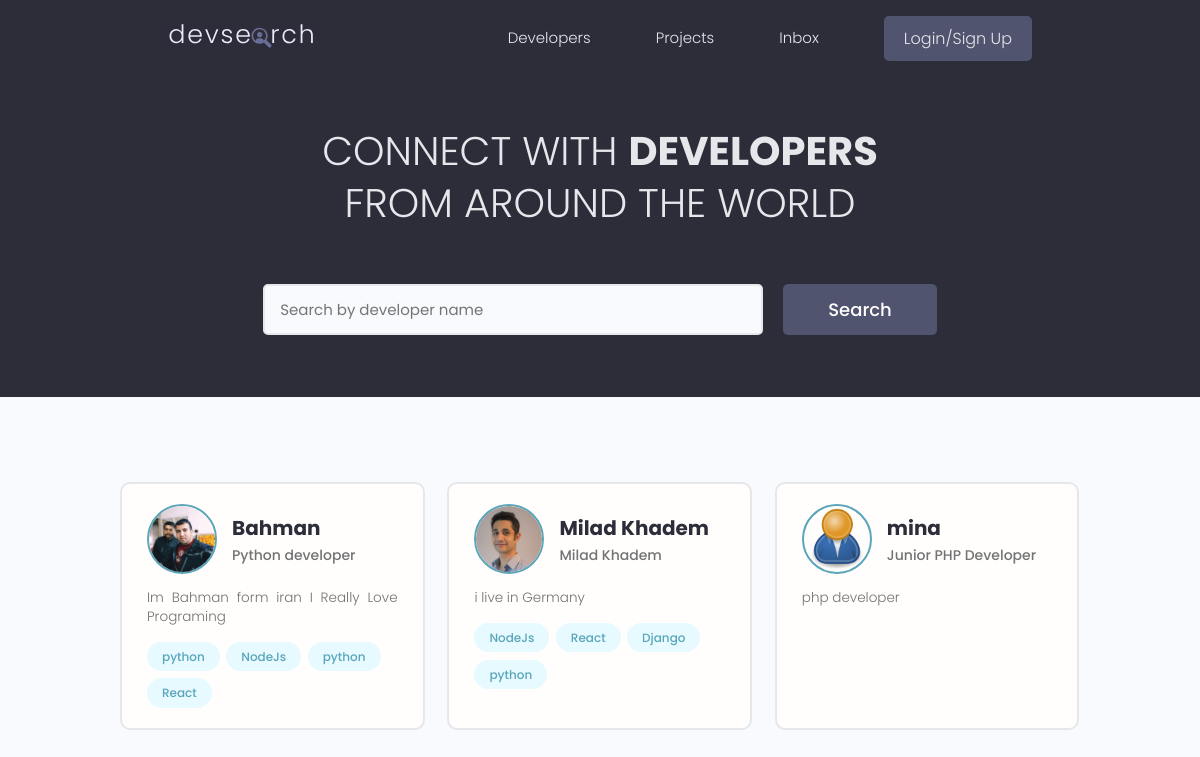
/, run on an earlier commit of the app's database.
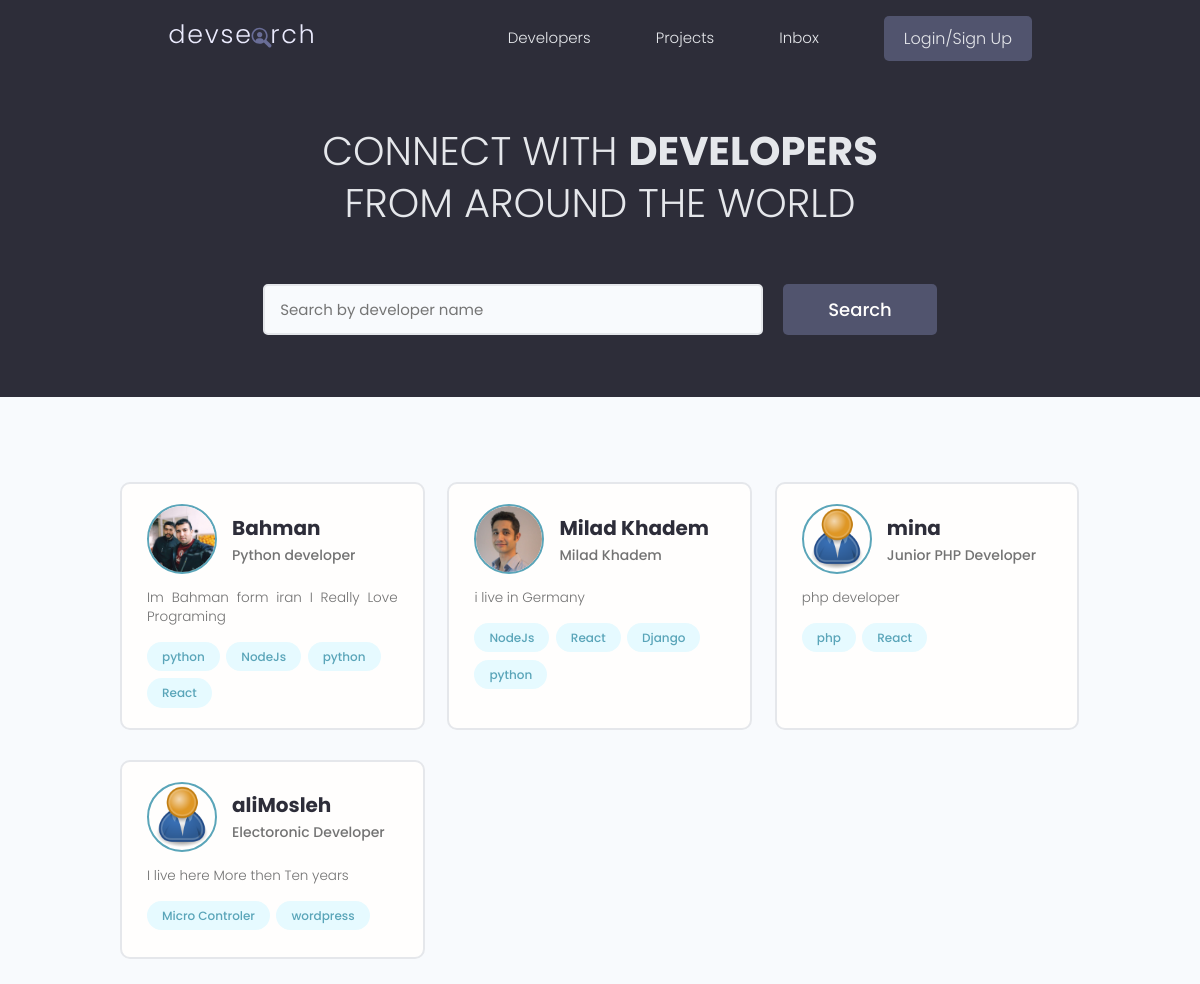
And on a later commit of the database.
### dev_users/models.py (models this page shows, shortened)
class Profile(models.Model):
    user = models.OneToOneField(User,on_delete=models.CASCADE,null=True,blank=True,verbose_name='یوزر')
    name = models.CharField(max_length=200,null=True,blank=True,verbose_name='نام')
    email = models.EmailField(max_length=500,null=True,blank=True,verbose_name='ایمیل')
    short_bio = models.CharField(max_length=200,null=True,blank=True,verbose_name='معرفی کوتاه')
    username = models.CharField(max_length=200,null=True,blank=True,verbose_name='نام کاربری ')
    bio = models.TextField(null=True,blank=True,verbose_name='بیوگرافی')
    location = models.CharField(max_length=200,null=True,blank=True,verbose_name='محل زندگی')
    profile_image = models.ImageField(null=True,blank=True,upload_to='profiles/',default="profiles/user-default.png",verbose_name='عکس پروفایل')
    social_github = models.CharField(max_length=200,null=True,blank=True,verbose_name='گیت هاب')
    social_twitter = models.CharField(max_length=200,null=True,blank=True,verbose_name='توئیتر')
    social_linkedin = models.CharField(max_length=200,null=True,blank=True,verbose_name='لینکدین')
    social_website = models.CharField(max_length=200,null=True,blank=True,verbose_name='وب سایت')
    created = models.DateTimeField(auto_now_add=True, verbose_name='تاریخ ایجاد')
    id = models.UUIDField(default=uuid.uuid4, unique=True, primary_key=True, editable=False)
    class Meta:
        verbose_name = 'یوزر'
        verbose_name_plural = 'پروفایل'
        ordering = ['created']
    @property
    def imageURL(self):
        try:
            url = self.profile_image.url
        except:
            url = ''
        return url

class Skill(models.Model):
    owner = models.ForeignKey(Profile,on_delete=models.CASCADE,null=True,blank=True,verbose_name='یوز مربوط ')
    name = models.CharField(max_length=200,null=True,blank=True,verbose_name='نام مهارت ')
    description =models.TextField(null=True,blank=True,verbose_name='توضیحات ')
    created = models.DateTimeField(auto_now_add=True,verbose_name='تاریخ ایجاد ')
    id = models.UUIDField(default=uuid.uuid4,unique=True,primary_key=True,editable=False)
    def __str__(self):
        return str(self.name)
    class Meta:
        verbose_name = 'مهارت'
        verbose_name_plural = 'مهارت ها'

### dev_users/views.py (the view)
# urls.py: path('',views.profiles, name ="profiles"),
def profiles(request):
    profiles,search_query= profileSearch(request)
    custom_range,profiles = profilePaginator(request,profiles,12)
    context = {
        'profiles': profiles,
        'search_query':search_query,
        'custom_range':custom_range,
    }
    return render(request, 'Users/All-profiles.html', context)

### dev_users/utils.py (called while the page is built)
def profilePaginator(request,profiles,results):
    page = request.GET.get('page')
    paginator = Paginator(profiles,results)
    try:
        profiles = paginator.page(page)
    except PageNotAnInteger:
        page = 1
        profiles = paginator.page(page)
    except EmptyPage:
        page = paginator.num_pages
        profiles = paginator.page(page)
    leftIndex=(int(page) - 1)
    if leftIndex < 1 :
        leftIndex = 1
    rightIndex =(int(page) + 3)
    if rightIndex > paginator.num_pages:
        rightIndex = paginator.num_pages + 1
    custom_range = range(leftIndex,rightIndex)
    return custom_range,profiles

def profileSearch(request):
    search_query = ''
    if request.GET.get('search_query'):
        search_query = request.GET.get('search_query')
    skills = Skill.objects.filter(name__icontains=search_query)
    profiles = Profile.objects.distinct().filter(
        Q(name__icontains=search_query)|
        Q(short_bio__icontains=search_query)|
        Q(bio__icontains=search_query)|
        Q(skill__in=skills)
    )
    return profiles,search_query

### dev_users/templates/Users/All-profiles.html (shortened to what this page needs)
{% extends 'Shared/main.html' %}
{% block content %}
    <main class="home">
        <section class="hero-section text-center">
            <div class="container container--narrow">
                <div class="hero-section__box">
                    <h2>CONNECT WITH <span>DEVELOPERS</span></h2>
                    <h2>FROM AROUND THE WORLD</h2>
                </div>
                <div class="hero-section__search">
                    <form class="form" action="{% url 'profiles' %}" method="get">
                        <div class="form__field">
                            <input class="input input--text" id="formInput#search" type="text" name="search_query"
                                   value="{{ search_query }}"
                                   placeholder="Search by developer name"/>
                        </div>
                        <input class="btn btn--sub btn--lg" type="submit" value="Search"/>
                    </form>
                </div>
            </div>
        </section>
        {% if profiles %}
            <section class="devlist">
                <div class="container">
                    <div class="grid grid--three">
                        {% for profile in profiles %}
                            <div class="column card">
                                <div class="dev">
                                    <a href="{% url 'user-profile' profile.id %}" class="card__body">
                                        <div class="dev__profile">
                                            <img class="avatar avatar--md" src="{{ profile.imageURL }}"
                                                 alt="image"/>
                                            <div class="dev__meta">
                                                <h3>{{ profile.name }}</h3>
                                                <h5>{{ profile.short_bio }}</h5>
                                            </div>
                                        </div>
                                        <p class="dev__info">{{ profile.bio }}</p>
                                        <div class="dev__skills">
                                            {% for skill in profile.skill_set.all|slice:"4" %}
                                                <span class="tag tag--pill tag--main">
                    <small>{{ skill }}</small>
                  </span>
                                            {% endfor %}
                                        </div>
                                    </a>
                                </div>
                            </div>
                        {% endfor %}
                    </div>
                </div>
            </section>
        {% else %}
            <h3 class="devInfo__title">Sorry We Couldn't Find Anything : {{ search_query }} 😵 </h3>
        {% endif %}
    </main>
{% endblock content %}

What changed in the data, as far as the page shows it:
added Skill: name "php", shown under Profile "mina"
added Skill: name "React", shown under Profile "mina"
added Profile: imageURL (placeholder picture), name "aliMosleh", short_bio "Electoronic Developer", bio "I live here More then Ten years"
added Skill: name "Micro Controler", shown under "aliMosleh"
added Skill: name "wordpress", shown under "aliMosleh"
